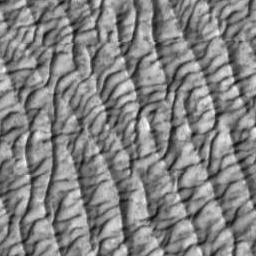
#> input picture MarsMissionImages/MarsMissionTiles/PIA23417_30.jpg, 256 x 256 px; its folder holds only this picture in this run
$ python MakeDamagedTiles.py
#> lines starting #> are read from the running program, lines starting #| are printed output that depends on the picture
import requests
import urllib.request
import time
import numpy as np
import matplotlib.pyplot as plt
import matplotlib.image as mpimg
import glob

from listOfInd import listOfInd

names = glob.glob('./MarsMissionTiles/*')
for el in names:
    img = mpimg.imread(el)
#> img is the input picture: shape (256, 256, 3); min 8, max 252, mean 130.5
    img = img[:,:,0]
#> img: shape (256, 256)
    #plt.imshow(img,cmap='gray')
    m,n=img.shape
#> m = 256; n = 256
    maxrow=5
    maxcol=6

    img_cp = img.copy()
    for _ in range(32):
        z = np.zeros((maxrow,maxcol))
        istart = np.random.randint(0,(m-maxrow))
        jstart = np.random.randint(0,(n-maxcol))

        img_cp[istart:(istart+maxrow),jstart:(jstart+maxcol)]=0
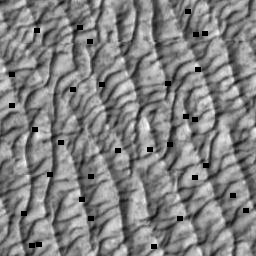
#> img_cp: shape (256, 256); min 0, max 252, mean 128.7

    #plt.imshow(img_cp,cmap='gray')
    ix = el.find('PIA')
    ixx = el.find('.jpg')
    name=el[ix:ixx]

    fname = ('./MarsMissionTilesDamaged/' + name + '_damaged.jpg')
    mpimg.imsave(fname,img_cp,cmap='gray')

$ run again, on MarsMissionImages/MarsMissionTiles/PIA23446_24.jpg
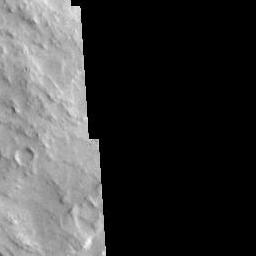
#> input picture MarsMissionImages/MarsMissionTiles/PIA23446_24.jpg, 256 x 256 px
#> img is the input picture: shape (256, 256, 3); min 0, max 251, mean 61.3
#> img: shape (256, 256)
#> after the loop `for _ in range(32):`:
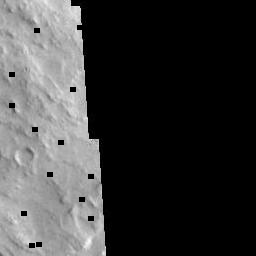
#> img_cp: shape (256, 256); min 0, max 251, mean 60.2

$ run again, on MarsMissionImages/MarsMissionTiles/PIA23446_47.jpg
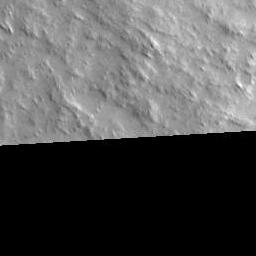
#> input picture MarsMissionImages/MarsMissionTiles/PIA23446_47.jpg, 256 x 256 px
#> img is the input picture: shape (256, 256, 3); min 0, max 255, mean 81.9
#> img: shape (256, 256)
#> after the loop `for _ in range(32):`:
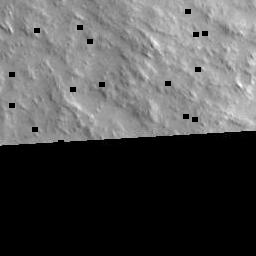
#> img_cp: shape (256, 256); min 0, max 255, mean 80.9

$ run again, on MarsMissionImages/MarsMissionTiles/PIA23448_7.jpg
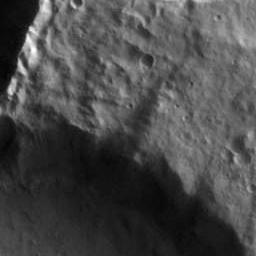
#> input picture MarsMissionImages/MarsMissionTiles/PIA23448_7.jpg, 256 x 256 px
#> img is the input picture: shape (256, 256, 3); min 3, max 255, mean 72.6
#> img: shape (256, 256)
#> after the loop `for _ in range(32):`:
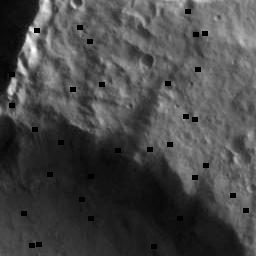
#> img_cp: shape (256, 256); min 0, max 255, mean 71.6

$ run again, on MarsMissionImages/MarsMissionTiles/PIA23417_33.jpg
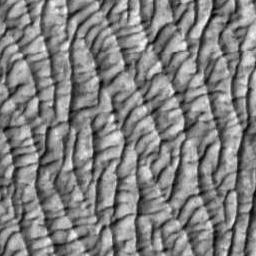
#> input picture MarsMissionImages/MarsMissionTiles/PIA23417_33.jpg, 256 x 256 px
#> img is the input picture: shape (256, 256, 3); min 0, max 255, mean 128.4
#> img: shape (256, 256)
#> after the loop `for _ in range(32):`:
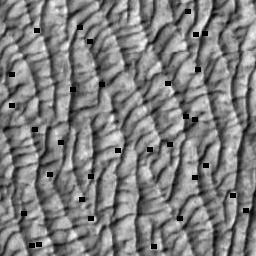
#> img_cp: shape (256, 256); min 0, max 255, mean 126.5
